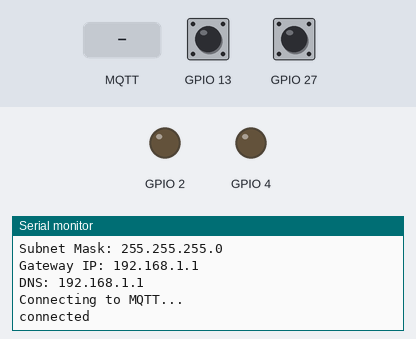
Bench run of a sketch on a simulated ESP32. Shown: output pins drawn as LEDs (lit = HIGH), the last lines printed to the serial monitor. The test bench sets the inputs (shaded band); at power-on: GPIO 13 HIGH, GPIO 27 HIGH. WiFi joins after 1.5 s; servers stay silent unless stated; no MQTT or app messages arrive unless stated.

Above: at 2.7 s.
2.8 s: GPIO 13 pulled LOW for 0.15 s
At 3.7 s:
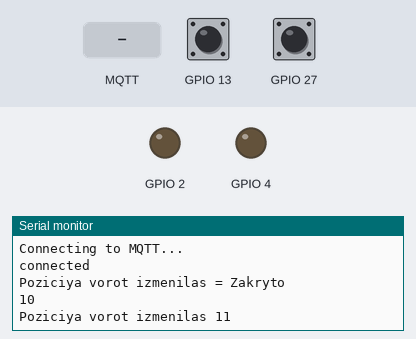
4.5 s: GPIO 27 pulled LOW for 0.15 s
At 4.76 s:
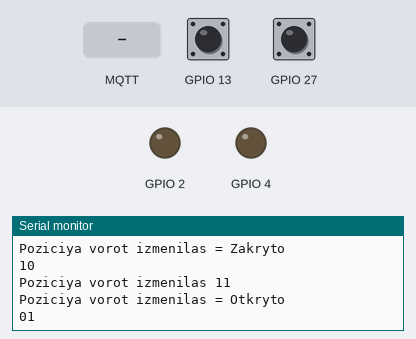
6.1 s: MQTT message "h/from/set" arrives on the first subscribed topic
At 7.1 s:
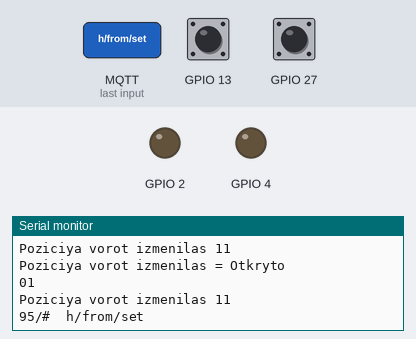
7.6 s: MQTT message "/vorota/command" arrives on the first subscribed topic
At 8.5 s:
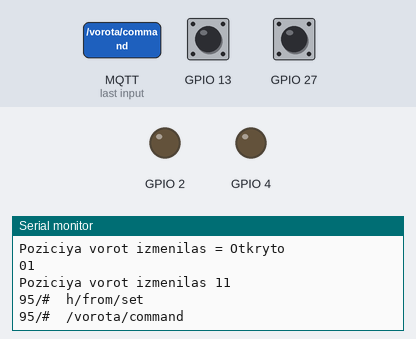
9.1 s: MQTT message "1" arrives on the first subscribed topic
At 9.8 s:
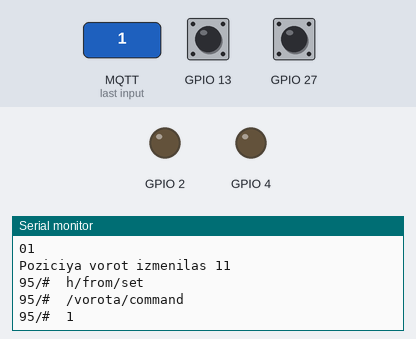
10.6 s: GPIO 13 driven LOW and GPIO 27 driven LOW
At 11.3 s:
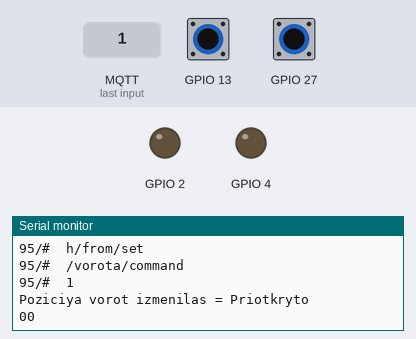

The sketch:

_1_esp32_garage.ino
```cpp
#include <WiFi.h>
#include <PubSubClient.h>
//#include <ArduinoJson.h>

unsigned long timer19s;
unsigned long timer10s;

const char* ssid = "torpeda";
const char* password =  "9035913991";
const char* mqttServer = "192.168.0.10";
const int mqttPort = 1883;
const char* mqttUser = "";
const char* mqttPassword = "";
//IPAddress local_IP(192, 168, 0, 92);
//IPAddress gateway(192, 168, 0, 1);
//IPAddress subnet(255, 255, 255, 0);
//IPAddress primaryDNS(192, 168, 0, 1); //optional
//IPAddress secondaryDNS(192, 168, 0, 19); //optional


boolean i27, i13;
byte cds;//currentdoorstate

// Callback function header
void callback(char* topic, byte* payload, unsigned int length);
WiFiClient espClient;
PubSubClient client(mqttServer, 1883, callback, espClient);

// Callback function
void callback(char* topic, byte* payload, unsigned int length) {

  unsigned long lastMqtt = 0;
  payload[length] = '\0';
  Serial.print(topic);
  Serial.print("  ");
  String strTopic = String(topic);
  String strPayload = String((char*)payload);
  Serial.println(strPayload);

  if (strTopic == "h/from/set") {
    if (strPayload == "{\"name\":\"gdo\",\"service_name\":\"22\",\"characteristic\":\"TargetDoorState\",\"value\":0}") {
      digitalWrite(4, HIGH); delay(800); digitalWrite(4, LOW); Serial.print("komanda vorot otkr from homekit");
      if (digitalRead(27) == HIGH && digitalRead(13) == HIGH && millis() - timer19s < 19000) {
        delay(1000); digitalWrite(4, HIGH); delay(800); digitalWrite(4, LOW); Serial.print("komanda vorot otkr from homekit povtor");
      }
      timer19s = millis();

    }
    else if (strPayload == "{\"name\":\"gdo\",\"service_name\":\"22\",\"characteristic\":\"TargetDoorState\",\"value\":1}")
    { digitalWrite(2, HIGH); delay(800); digitalWrite(2, LOW); Serial.print("komanda vorot zakr from homekit");
      if (digitalRead(27) == HIGH && digitalRead(13) == HIGH && millis() - timer19s < 19000) {
        delay(1000); digitalWrite(2, HIGH); delay(800); digitalWrite(2, LOW); Serial.print("komanda vorot zakr from homekit povtor");
      }
      timer19s = millis();
    }
  }


  if (strTopic == "/vorota/command") {
    if      (strPayload == "1") {
      digitalWrite(2, HIGH);
      delay(1000);
      digitalWrite(2, LOW);
      Serial.print("komanda vorot zakr");
    }
    else if (strPayload == "0") {
      digitalWrite(4, HIGH);
      delay(1000);
      digitalWrite(4, LOW);
      Serial.print("komanda vorot otkr");
    }
  }

  if (strTopic == "h/from/get") {
    if (strPayload == "{\"name\":\"gdo\",\"service_name\":\"22\",\"characteristic\":\"CurrentDoorState\"}") {
      if (digitalRead(27) == LOW && digitalRead(13) == LOW && millis()-timer19s>19000) {
        client.publish ( "h/to/set" , "{\"name\":\"gdo\",\"service_name\":\"22\",\"characteristic\":\"CurrentDoorState\",\"value\":4}");
      } else {
        String strix="{\"name\":\"gdo\",\"service_name\":\"22\",\"characteristic\":\"CurrentDoorState\",\"value\":"+String(cds)+"}";
        client.publish ( "h/to/set" , strix.c_str());
      }
    }
  }
  if (strTopic == "h/from/connected") {
    //client.publish("h/to/add", "{\"name\": \"gdo\", \"service_name\": \"22\", \"service\": \"GarageDoorOpener\"}");
  }


  // Allocate the correct amount of memory for the payload copy
  byte* p = (byte*)malloc(length);
  // Copy the payload to the new buffer
  memcpy(p, payload, length);
  ////client8.publish("outTopic", p, length);
  // Free the memory
  free(p);
}

void setup() {
  pinMode(2, OUTPUT);
  pinMode(4, OUTPUT);
  digitalWrite(2, LOW);
  digitalWrite(4, LOW);

  pinMode(27, INPUT_PULLUP);
  // digitalWrite(27,HIGH);
  pinMode(13, INPUT_PULLUP);
  // digitalWrite(13,HIGH);

  i27 = !digitalRead(27);
  i13 = !digitalRead(13);
  if (i27==1) {cds=1;}else {cds=4;}


  Serial.begin(115200);
  //   if (!WiFi.config(local_IP, gateway, subnet, primaryDNS, secondaryDNS)) {
  //  Serial.println("STA Failed to configure");
  // }

  Serial.print("Connecting to ");
  Serial.println(ssid);

  WiFi.begin(ssid, password);


  while (WiFi.status() != WL_CONNECTED) {

    delay(500);
    Serial.print(".");//подключаемся пока не подключимся
  }


  Serial.println("");
  Serial.println("WiFi connected!");
  Serial.print("IP address: ");
  Serial.println(WiFi.localIP());
  Serial.print("ESP Mac Address: ");
  Serial.println(WiFi.macAddress());
  Serial.print("Subnet Mask: ");
  Serial.println(WiFi.subnetMask());
  Serial.print("Gateway IP: ");
  Serial.println(WiFi.gatewayIP());
  Serial.print("DNS: ");
  Serial.println(WiFi.dnsIP());

  client.setServer(mqttServer, mqttPort);
  reconnect();
timer10s=millis();
}


void loop() {
  if (millis()-timer10s>10000){
    client.publish ( "/vorota" , "online");
    timer10s=millis();

  }
  client.loop();
  if (!client.connect("ESP32Client", mqttUser, mqttPassword )) {
    reconnect();
  }

  if (i27 == digitalRead(27) || i13 == digitalRead(13)) {
    delay(100);
    if (i27 == digitalRead(27) || i13 == digitalRead(13)) {
      Serial.print("Poziciya vorot izmenilas ");
      if (digitalRead(27) == LOW && digitalRead(13) == LOW) {
        Serial.println("= Priotkryto"); client.publish("/vorota/sostoyanie", "3");
        if (cds==1) {//было закрыто

          client.publish ( "h/to/set" , "{\"name\":\"gdo\",\"service_name\":\"22\",\"characteristic\":\"CurrentDoorState\",\"value\":0}");
          //оповещаем что открылось(перестало быть закрытым)

          client.publish ( "h/to/set" , "{\"name\":\"gdo\",\"service_name\":\"22\",\"characteristic\":\"TargetDoorState\",\"value\":0}");
          //сменили таргет чтоб появилась возможность значка "открытие"

           client.publish ( "h/to/set" , "{\"name\":\"gdo\",\"service_name\":\"22\",\"characteristic\":\"CurrentDoorState\",\"value\":3}");
          //показывает значек "открытие"

          }
        if (cds==0) {//было открыто

                client.publish ( "h/to/set" , "{\"name\":\"gdo\",\"service_name\":\"22\",\"characteristic\":\"TargetDoorState\",\"value\":1}");
          //сменили таргет чтоб появилась возможность значка "закрытие"

          client.publish ( "h/to/set" , "{\"name\":\"gdo\",\"service_name\":\"22\",\"characteristic\":\"CurrentDoorState\",\"value\":3}");
          //показывает значек "закрытие"

          }
      }

      if (digitalRead(27) == LOW && digitalRead(13) == HIGH) {
        timer19s = millis() - 19000;
        Serial.println("= Otkryto"); client.publish("/vorota/sostoyanie", "0");
        cds=0;
        client.publish ( "h/to/set" , "{\"name\":\"gdo\",\"service_name\":\"22\",\"characteristic\":\"TargetDoorState\",\"value\":0}");
      }
      if (digitalRead(27) == HIGH && digitalRead(13) == LOW) {
        timer19s = millis() - 19000;
        Serial.println("= Zakryto"); client.publish("/vorota/sostoyanie", "1");
        cds=1;
        client.publish ( "h/to/set" , "{\"name\":\"gdo\",\"service_name\":\"22\",\"characteristic\":\"TargetDoorState\",\"value\":1}");
      }
      String strix="{\"name\":\"gdo\",\"service_name\":\"22\",\"characteristic\":\"CurrentDoorState\",\"value\":"+String(cds)+"}";
        client.publish ( "h/to/set" , strix.c_str());
      i27 = !digitalRead(27);
      i13 = !digitalRead(13);
      //delay (1000);
      Serial.print(digitalRead(27)); Serial.println(digitalRead(13));
    }

  }
}
```

reconnect.ino
```cpp
void reconnect(){

 // while (!client.connected()) {
    Serial.println("Connecting to MQTT...");

    if (client.connect("ESP32Client")) {

      Serial.println("connected");
      client.subscribe("95/#");
     client.subscribe("h/#");
     // client.subscribe("/96/power/#");
       client.publish("esp95", "Hello from ESP32");
  //client.publish("h/to/add", "{\"name\": \"gdo\", \"service_name\": \"22\", \"service\": \"GarageDoorOpener\"}");


    } else {

      Serial.print("failed with state ");
      Serial.print(client.state());
     // delay(2000);

   // }
  }


  }
```

Measured:
- after the input at 2.8 s, the serial monitor: prints a new line after 0.12 s (image 1)
- after the input at 4.5 s, the serial monitor: prints a new line after 0.13 s (image 2)
- after the input at 6.1 s, the serial monitor: prints a new line at once (image 3)
- after the input at 7.6 s, the serial monitor: prints a new line at once (image 4)
- after the input at 9.1 s, the serial monitor: prints a new line at once (image 5)
- after the input at 10.6 s, the serial monitor: prints a new line after 0.15 s (image 6)
